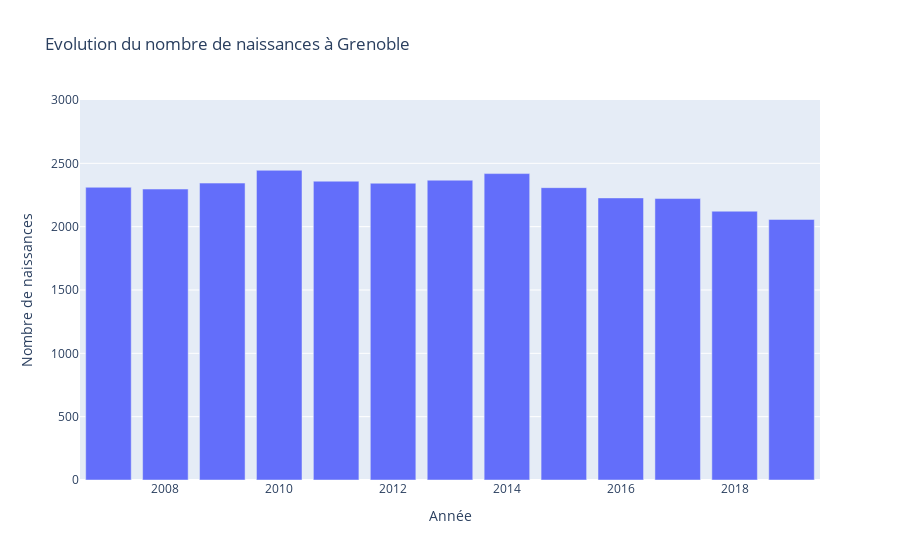

Write notebook code for a chart like this one.
### Code cell
fig = px.bar(data_pop_gre, x="annee", y="nombre_naissances",
             title="Evolution du nombre de naissances à Grenoble",
             labels={"annee":"Année","nombre_naissances":"Nombre de naissances"})
fig.update_layout(yaxis_range=[0,3000])
fig.show()

### Figure 1 — Plotly figure (JSON) as saved in the notebook; plotly's stock layout.template omitted (floating-point values rounded to 4 significant figures)
{"data": [{"alignmentgroup": "True", "hovertemplate": "Année=%{x}<br>Nombre de naissances=%{y}<extra></extra>", "legendgroup": "", "marker": {"color": "#636efa", "pattern": {"shape": ""}}, "name": "", "offsetgroup": "", "orientation": "v", "showlegend": false, "textposition": "auto", "type": "bar", "x": [2019, 2018, 2017, 2016, 2015, 2014, 2013, 2012, 2011, 2010, 2009, 2008, 2007], "xaxis": "x", "y": [2057, 2122, 2222, 2227, 2308, 2419, 2367, 2343, 2359, 2445, 2344, 2297, 2311], "yaxis": "y"}], "layout": {"barmode": "relative", "legend": {"tracegroupgap": 0}, "title": {"text": "Evolution du nombre de naissances à Grenoble"}, "xaxis": {"anchor": "y", "domain": [0, 1], "title": {"text": "Année"}}, "yaxis": {"anchor": "x", "domain": [0, 1], "range": [0, 3000], "title": {"text": "Nombre de naissances"}}}}
